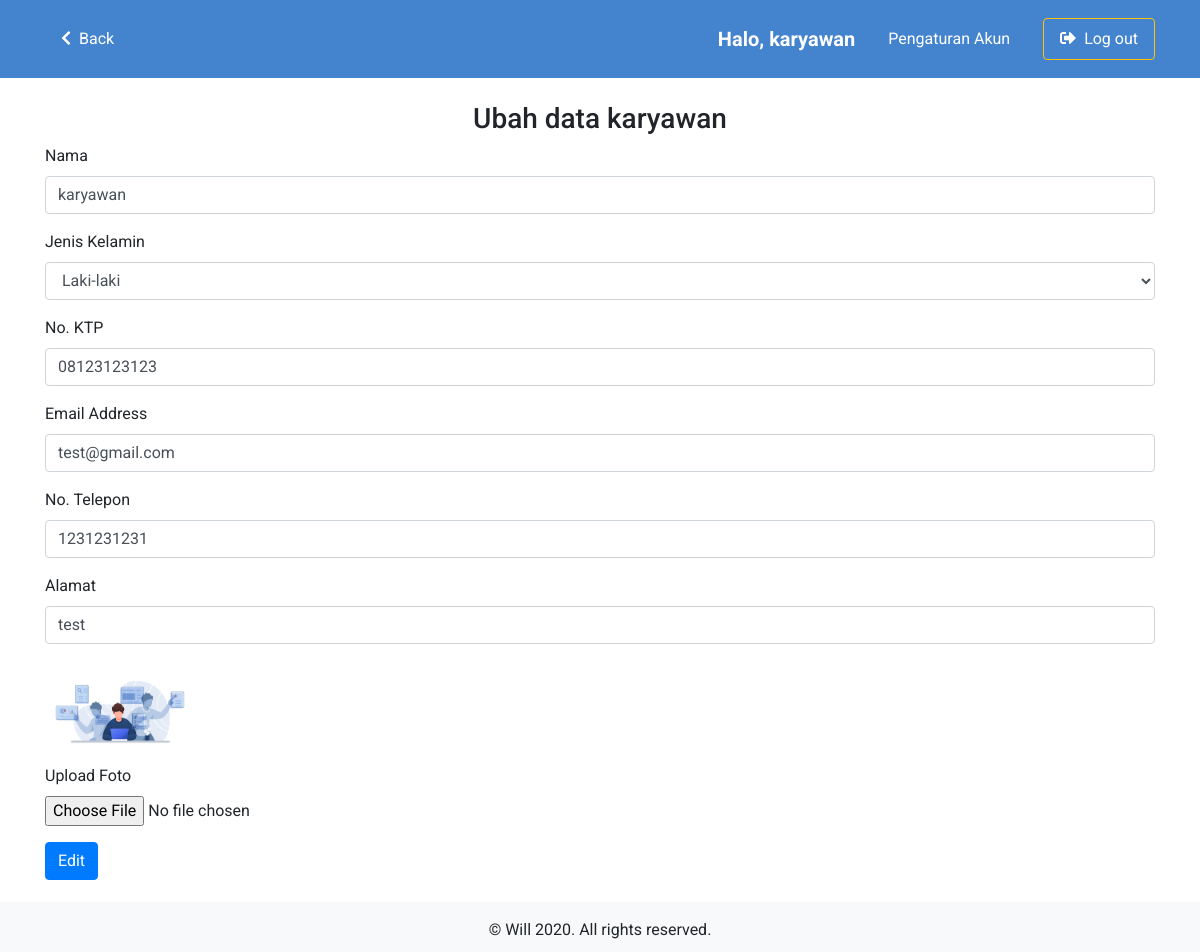
/karyawan/pengaturan.php (signed in), run on the app's committed database.
### tables this page shows
CREATE TABLE `karyawan` (
  `id` int(11) NOT NULL,
  `username` varchar(100) NOT NULL,
  `password` varchar(200) NOT NULL,
  `account_type` int(11) NOT NULL,
  `nama` varchar(100) NOT NULL,
  `jenis_kelamin` char(1) NOT NULL,
  `no_telp` varchar(13) NOT NULL,
  `email` varchar(200) NOT NULL,
  `no_ktp` varchar(50) NOT NULL,
  `alamat` varchar(200) NOT NULL,
  `foto` varchar(100) NOT NULL,
  `id_shift` int(11) NOT NULL,
  `id_departemen` int(11) NOT NULL
);

### karyawan/pengaturan.php (the view, shortened to what this page needs)
<?php
require('../koneksi.php');
$id = $_SESSION["id"];
$nama = $_SESSION["name"];
?>
<!DOCTYPE html>
<html lang="en">
<head>
  <link rel="stylesheet" href="https://stackpath.bootstrapcdn.com/bootstrap/4.4.1/css/bootstrap.min.css">
  <link href="https://stackpath.bootstrapcdn.com/font-awesome/4.7.0/css/font-awesome.min.css" rel="stylesheet">
  <link rel="stylesheet" href="../css/style.css">
</head>
<body>
  <nav class="navbar navbar-expand-lg navbar-dark bg-light">
    <div class="container">
      <div class="collapse navbar-collapse" id="navbarSupportedContent">
        <ul class="navbar-nav mr-auto align-items-center">
          <li>
            <a href="index.php" class="text-white py-3 px-3 rounded"><i class="fas fa-chevron-left mr-1"></i> Back</a>
          </li>
        </ul>
        <ul class="navbar-nav ml-auto align-items-center">
          <li class="nav-item mr-4">
            <p class="font-weight-bold lead mt-3">Halo, <?php echo $nama; ?></p>
          </li>
          <li class="nav-item">
            <a class="nav-link btn mr-4 text-white" href="pengaturan.php">
              Pengaturan Akun
            </a>
          </li>
          <li class="nav-item">
            <a class="nav-link btn btn-outline-warning text-white px-3" href="../logout.php">
              <i class="fas fa-sign-out-alt mr-1"></i>
              Log out
            </a>
          </li>
        </ul>
      </div>
  </nav>
  <div class="container my-4">
    <h3 class="text-center">Ubah data karyawan</h3>
    <form action="edit_akun.php" method="POST" enctype="multipart/form-data">
      <?php
      $data = mysqli_query($koneksi, "SELECT id, nama, jenis_kelamin, no_ktp, email, no_telp, alamat, foto FROM karyawan WHERE id = $id");
      while ($d = mysqli_fetch_assoc($data)) :
      ?>
        <div class="form-group">
          <label for="nama">Nama</label>
          <input required type="text" class="form-control" id="nama" name="nama" value="<?= $d["nama"]; ?>">
        </div>
        <div class="form-group">
          <label for="jenis_kelamin">Jenis Kelamin</label>
          <select class="form-control" id="jenis_kelamin" name="jenis_kelamin">
            <option value="L" <?php if ($d["jenis_kelamin"] == "L") echo 'selected'; ?>>Laki-laki</option>
          </select>
        </div>
        <div class="form-group">
          <label for="no_ktp">No. KTP</label>
          <input required type="text" class="form-control" id="no_ktp" name="no_ktp" value="<?= $d["no_ktp"]; ?>">
        </div>
        <div class="form-group">
          <label for="email">Email Address</label>
          <input required type="email" class="form-control" id="email" name="email" value="<?= $d["email"]; ?>">
        </div>
        <div class="form-group">
          <label for="no_telp">No. Telepon</label>
          <input required type="text" class="form-control" id="no_telp" name="no_telp" value="<?= $d["no_telp"]; ?>">
        </div>
        <div class="form-group">
          <label for="alamat">Alamat</label>
          <input required type="text" class="form-control" id="alamat" name="alamat" value="<?= $d["alamat"]; ?>">
        </div>
        <div class="form-group">
          <img src="../img/uploaded_img/<?= $d["foto"]; ?>" id="foto" width="150px" class="mb-1">
          <label for="upload" class="d-block">Upload Foto</label>
          <input type="file" class="form-control-file" id="upload" name="foto" required>
        </div>
      <?php endwhile; ?>
      <button type="submit" class="btn btn-primary" name="ubah" id="buttonSubmit">Edit</button>
    </form>
  </div>
  <br>
  <br>
  <footer class="text-center mt-5 py-3 bg-light">
    &copy; Will 2020. All rights reserved.
  </footer>
</body>
</html>

### css/style.css (style rules this page uses)
* { padding: 0; margin: 0; box-sizing: border-box; }
html { position: relative; min-height: 100%; }
body { width: 100%; height: 100%; font-family: 'Roboto', sans-serif; }
a { text-decoration: none !important; color: #333; }
.navbar { background-color: #4484ce !important; color: white; }
footer { position: absolute; left: 0; bottom: 0; height: 50px; width: 100%; overflow: hidden; }

### data on the page
karyawan: nama "karyawan", jenis_kelamin "Laki-laki", no_ktp "08123123123", email "test@gmail.com", no_telp "1231231231", alamat "test", foto (picture)

### other printed values
$nama "karyawan"
